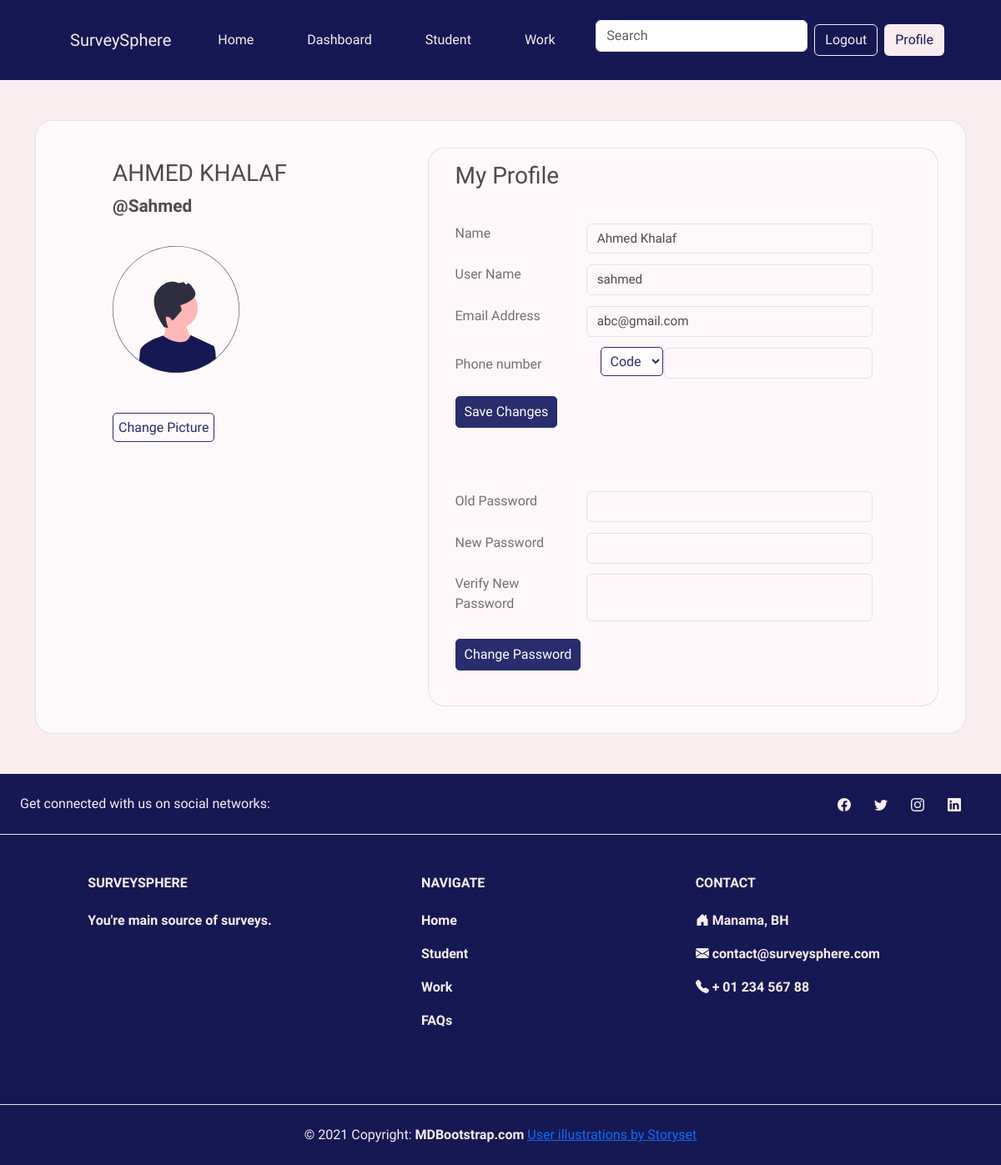
Page /Profile.php (signed in) on the committed database.
### tables this page shows
CREATE TABLE `users` (
  `userID` int(11) NOT NULL,
  `username` varchar(100) NOT NULL,
  `name` varchar(200) NOT NULL,
  `email` varchar(100) NOT NULL,
  `phoneCode` varchar(10) DEFAULT NULL,
  `phoneNumber` varchar(20) DEFAULT NULL,
  `role` varchar(50) NOT NULL DEFAULT 'user',
  `password` varchar(255) NOT NULL
);

### Profile.php (the view, shortened to what this page needs)
<!DOCTYPE html>
<html lang="en">
<head>
    <link href="https://cdn.jsdelivr.net/npm/bootstrap@5.3.0-alpha3/dist/css/bootstrap.min.css" rel="stylesheet">
    <link rel="stylesheet" href="css/generalstyle.css">
</head>
<body>
  <div id="header">
    <?php include 'header.php';
    try {
      require('database/connection.php');
      $sql=$db->prepare('select * from users where username=?');
      $username = key($_SESSION['user']);
      $sql->execute(array($username));
      if($row=$sql->fetch(PDO::FETCH_NUM)) {
        $name=$row[2];
        $email=$row[3];
        $code=$row[4];
        $number=$row[5];
      }
    } catch(PDOException $e) {
      die("Error Occured:".$e->getMessage());
      }
    ?>
  </div>
  <div class="container" id="main">
    <div class="outer">
      <div class="inner row">
        <div class="one col-lg-5 col-md-12 mb-4  ">
          <div class="profile-image ps-5 d-flex flex-column justify-content-center">
            <div id="profilePictureArea" class="col-12">
              <h3 style='color:rgba(0, 0, 0, 0.7)' id="display_name"> <?php echo strtoupper($name);?></h3>
              <p id="profileUserName">@<?php echo ucfirst($username)?></p>
              <img src="img/undraw_male_avatar.svg" alt="The profile image should be here" id="profilePicture">
            </div>
            <div class="row">
              <div class="col-10" id="upload-img-div">
                <input type="button" class="btn-changePicture" for-="image-file" value="Change Picture" onclick="changePicture()">
              </div>
            </div>
          </div>
        </div>
        <div class="two col-lg-7 col-md-12 pt-md-3" id="myProfile-container">
          <div class="two1 row">
            <div class="myprofile">
              <h3>My Profile</h3>
            </div>
            <form id="form1" method="post">
              <div class="form-group col-11">
                <label class="col-3">Name</label>
                <input size="30" name="name" value="<?php echo isset($_POST['name']) ? $_POST['name']:$name;?>"   type="text"  autocomplete="off" class="form-control" id="input-area">
              </div>
              <div class="form-group col-11">
                <label class="col-3">User Name</label>
                <input size="30" name="username" value="<?php echo isset($_POST['username']) ? $_POST['username'] :$username;?>"  type="text"  autocomplete="off" class="form-control" id="input-area">
              </div>
              <div class="form-group col-11">
                <label class="col-3" id="lable">Email Address</label>
                <input size="30" name="email" value="<?php echo isset($_POST['email']) ? $_POST['email'] :$email;?>"  type="text"  autocomplete="off" class="form-control" id="input-area">
              </div>
                <div class="phone col-11" id="phoneNO">
                <div class="row d-flex flex-wrap align-items-center">
                  <label class="col-4" for="phoneNO" class="">Phone number</label>
                  <div class="country col-lg-1 col-3">
                        <select id="code" name="code" class="button mb-3">
                          <option value="
                          <?php
                            if  (isset($_POST['sf1'])&&isset($_POST['code'])) {
                              echo $_POST['code'];
                            }
                            else if ($code!="") {
                              echo $code;
                            }
                            else  {
                              echo "Code";
                            }
                          ?>">
                          <?php
                            if  (isset($_POST['sf1'])&&isset($_POST['code'])) {
                              echo $_POST['code'];
                            }
                            else if($code!="")  {
                              echo $code;
                            }
                            else  {
                              echo "Code";
                            }
                          ?>
                          </option>
                        </select>
                      </div>
                    <div class="form-group col input-group">
                      <input size="30" name="number" value="<?php echo isset($_POST['number']) ? $_POST['number'] :$number;?>" type="text" autocomplete="off" class="form-control" id="input-area">
                    </div>
                  </div>
                </div>
                <div class="submitArea col-7">
                 <input name="sf1" type="submit" value="Save Changes" class="btn btn-primary">
                </div>
            </form>
          </div>
          <div class="two2 row">
            <form method='post' class="form2" id='f2'>
              <div class="form-group col-11" id="oldpass" class="pass">
                <label class="col-3" class="pl">Old Password</label>
                <input size="30" name='oldpass' type="password" autocomplete="off" class="form-control" id="input-area">
              </div>
              <div class="form-group col-11" id="newpass" class="pass">
                <label class="col-3" class="pl">New Password</label>
                <input size="30" name='newpass' type="password" autocomplete="off" class="form-control" id="input-area">
              </div>
              <div class="form-group col-11" id="verifynewpass" class="pass">
                <label class="col-3" class="pl">Verify New Password</label>
                <input size="30" name='cnewpass' type="password" autocomplete="off" class="form-control" id="input-area">
              </div>
              <div class="submitArea col-7">
                <input id='sf2' type="submit" value="Change Password" class="btn btn-primary">
              </div>
            </form>
          </div>
        </div>
      </div>
    </div>
  </div>
  <div > <?php include 'footer.html'?> </div>
</body>
</html>

### css/generalstyle.css (style rules this page uses)
body { margin: 0; background-color: #FAEDF0; font-family: 'Cabin', sans-serif; }
#header { background-color: #161853; }
#main { min-height: 40vw; }
#displaySurvey h1,p { font-weight: bold; }
#footer { background-color: #161853; color: #FAEDF0; bottom: 0; }
.smicon a { text-decoration: none; }
.text-reset { text-decoration: none; }

### Profile.php (style rules this page uses)
.container { justify-content: center; margin-top: 3rem; margin-bottom: 3rem; }
.inner { background-color: rgba(255, 255, 255, 0.65); padding: 2rem; border: solid 1px rgba(211, 214, 219, 0.7); border-radius: 20px; margin: 0 auto; }
.form-group { margin-bottom: 0.8rem; display: flex; flex-direction: row; }
label { margin-bottom: 0.55rem; font-size: 1rem; color: rgba(0, 0, 0, 0.55); }
input { color: rgba(0, 0, 0, 0.7); }
.myprofile { color: rgba(0, 0, 0, 0.7); margin-bottom: 2rem; }
#profilePicture { width: 9.5rem; margin: 1rem 0; }
#profileUserName { font-size: 1.3rem; color: rgba(0, 0, 0, 0.7); }
.btn-primary { background-color: #292C6D; color: #fff; border: 1px solid #292C6D; border-radius: 5px; padding: 6px 10px; text-decoration:none; transition: 0.2s; }
#input-area { background: none; font-size: 0.95rem; transition: 0.4s; color: rgba(0, 0, 0, 0.7); margin-left: 2rem; }
#profilePictureArea { margin-bottom: 2rem; }
#upload-img-div { margin-bottom: 2rem; }
.submitArea { float: left; margin-top: 0.5rem; }
form { margin-bottom:10px; }
#code { padding: 6px; border-radius: 5px; border-color:#292C6D; color:#292C6D; background-color: rgba(255, 255, 255, 0.65); width: 4.65rem; float: left; }
#myProfile-container { background-color: rgba(250, 237, 240, 0.1); padding: 2rem; border: solid 1px rgba(211, 214, 219, 0.7); border-radius: 20px; margin: 0 auto; }
#display_name { margin-top: 0.85rem; }
.btn-changePicture { background: none; color: #292C6D; border: 1px solid; border-radius: 5px; padding: 4.17px 6px; text-decoration:none; cursor: pointer; margin-bottom: 0.8rem }

### rows in the picture
users: name "AHMED KHALAF", name "Ahmed Khalaf", email "abc@gmail.com", code "Code"

### other values in the picture
$username "Sahmed"
